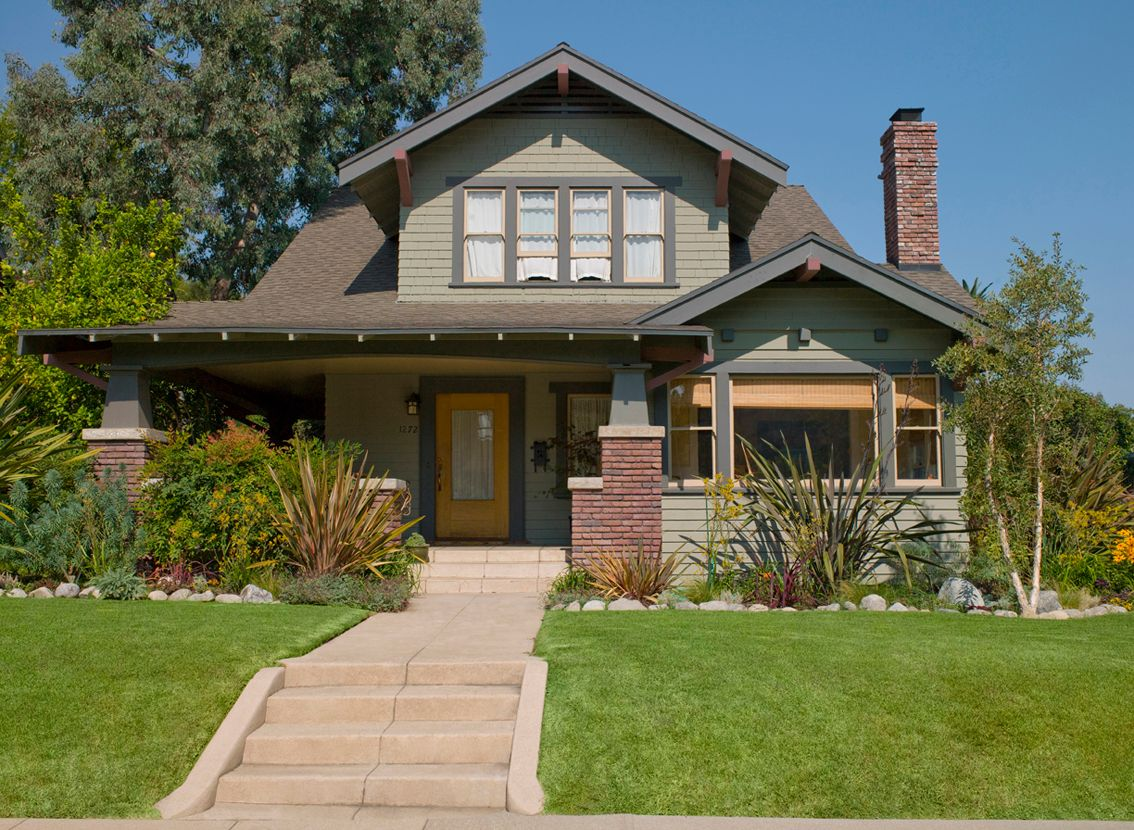
#> input picture Images/153.jpg, 1134 x 830 px
$ python -i program.py   (imports and definitions only)
#> lines starting #> are read from the running program, lines starting #| are printed output that depends on the picture
from PIL import Image, ImageDraw
import numpy as np
import cv2

# [54 lines left out: functions I_Method, GreyWorld, grayworld, not called in this run]

def HistSplit(pictureName):
    "QRGB - Эквализация гистограммы (для каждого цветового слоя независимо)"
#> called with pictureName = 'Images/153.jpg'
    img = cv2.imread(pictureName)
#> img is the input picture: shape (830, 1134, 3); mean B, G, R 83.9, 111, 105.4
    g = img[:, :, 0]
    b = img[:, :, 1]
    r = img[:, :, 2]
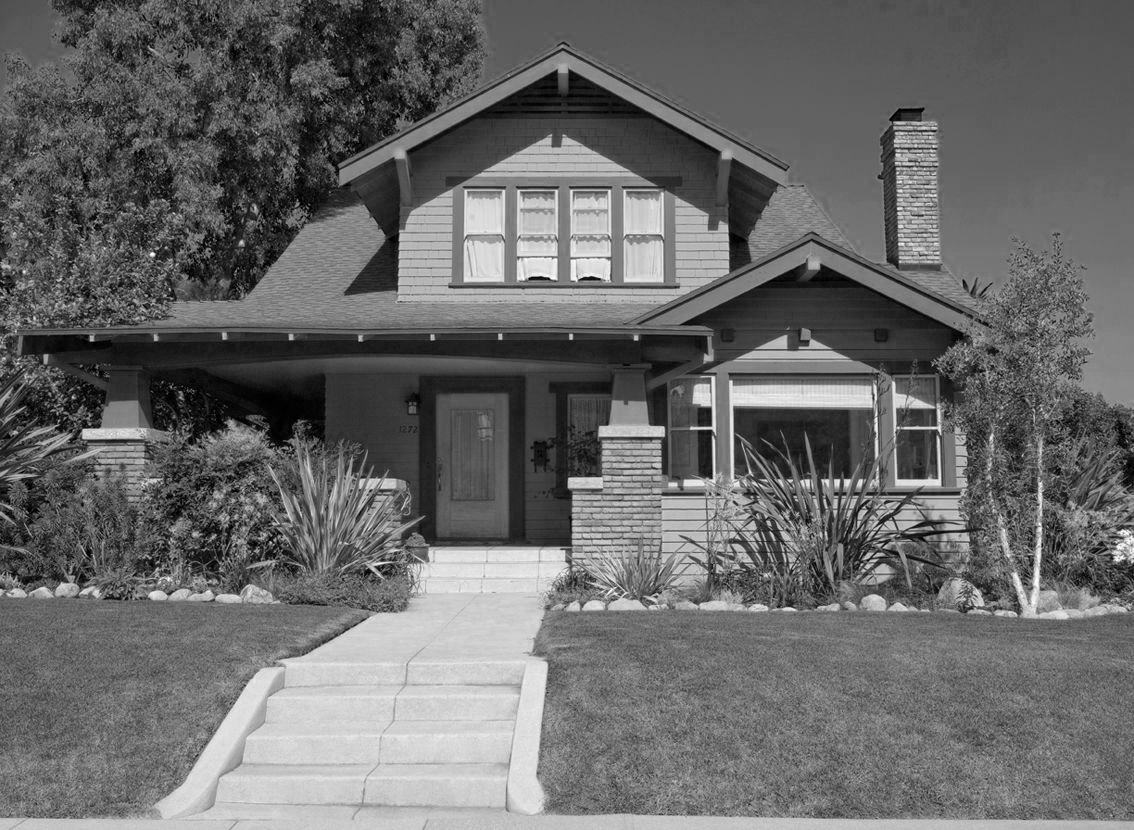
#> r: shape (830, 1134); min 0, max 255, mean 105.4
    hist_r, bins_r = np.histogram(r, 256)
#> hist_r = 256 values, max 12620 at index 98, min 5 at index 253, mean 3676.6; bins_r = 257 values from 0 to 255
    hist_g, bins_g = np.histogram(g, 256)
#> hist_g = 256 values, max 34845 at index 0, min 1 at index 248, mean 3676.6; bins_g = 257 values from 0 to 255
    hist_b, bins_b = np.histogram(b, 256)
#> hist_b = 256 values, max 13041 at index 141, min 0 at index 127, mean 3676.6; bins_b = 257 values from 0 to 254
    cdf_r = hist_r.cumsum()
#> cdf_r = 256 values from 819 to 941220
    cdf_g = hist_g.cumsum()
#> cdf_g = 256 values from 34845 to 941220
    cdf_b = hist_b.cumsum()
#> cdf_b = 256 values from 1214 to 941220
    cdf_r = (cdf_r - cdf_r[0]) * 255 / (cdf_r[-1] - 1)
#> cdf_r = 256 values from 0 to 254.8
    cdf_r = cdf_r.astype(np.uint8)
#> cdf_r = 256 values from 0 to 254
    cdf_g = (cdf_g - cdf_g[0]) * 255 / (cdf_g[-1] - 1)
#> cdf_g = 256 values from 0 to 245.6
    cdf_g = cdf_g.astype(np.uint8)
#> cdf_g = 256 values from 0 to 245
    cdf_b = (cdf_b - cdf_b[0]) * 255 / (cdf_b[-1] - 1)
#> cdf_b = 256 values from 0 to 254.7
    cdf_b = cdf_b.astype(np.uint8)
#> cdf_b = 256 values from 0 to 254
    r2 = cdf_r[r]
    g2 = cdf_g[g]
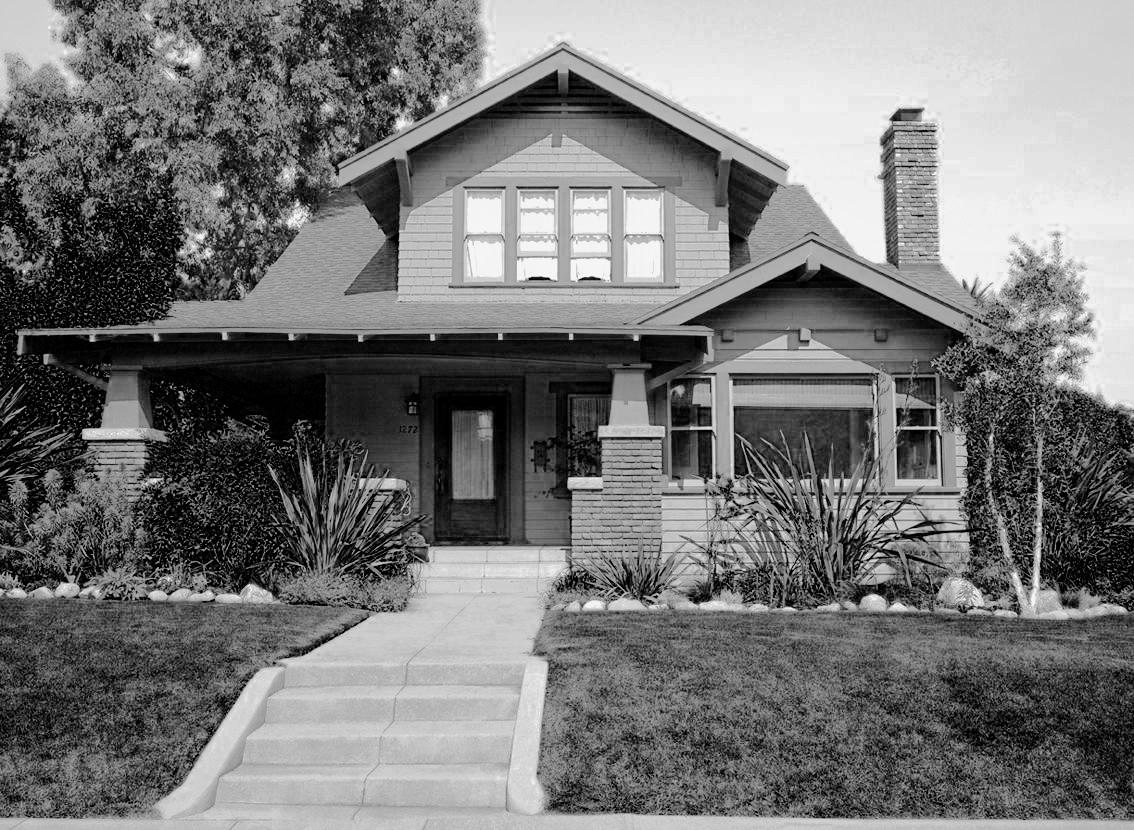
#> g2: shape (830, 1134); min 0, max 245, mean 118.5
    b2 = cdf_b[b]
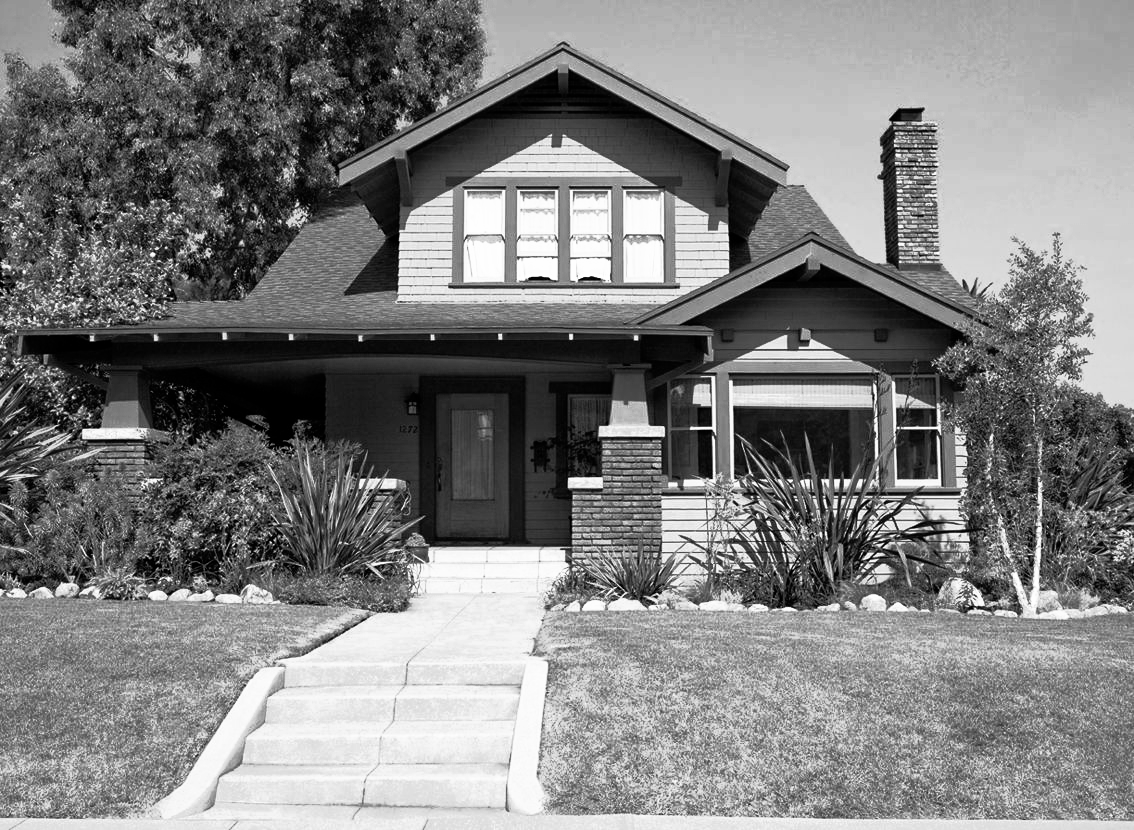
#> b2: shape (830, 1134); min 0, max 254, mean 126.6
    img2 = img.copy()
    img2[:, :, 0] = g2
    img2[:, :, 1] = b2
    img2[:, :, 2] = r2
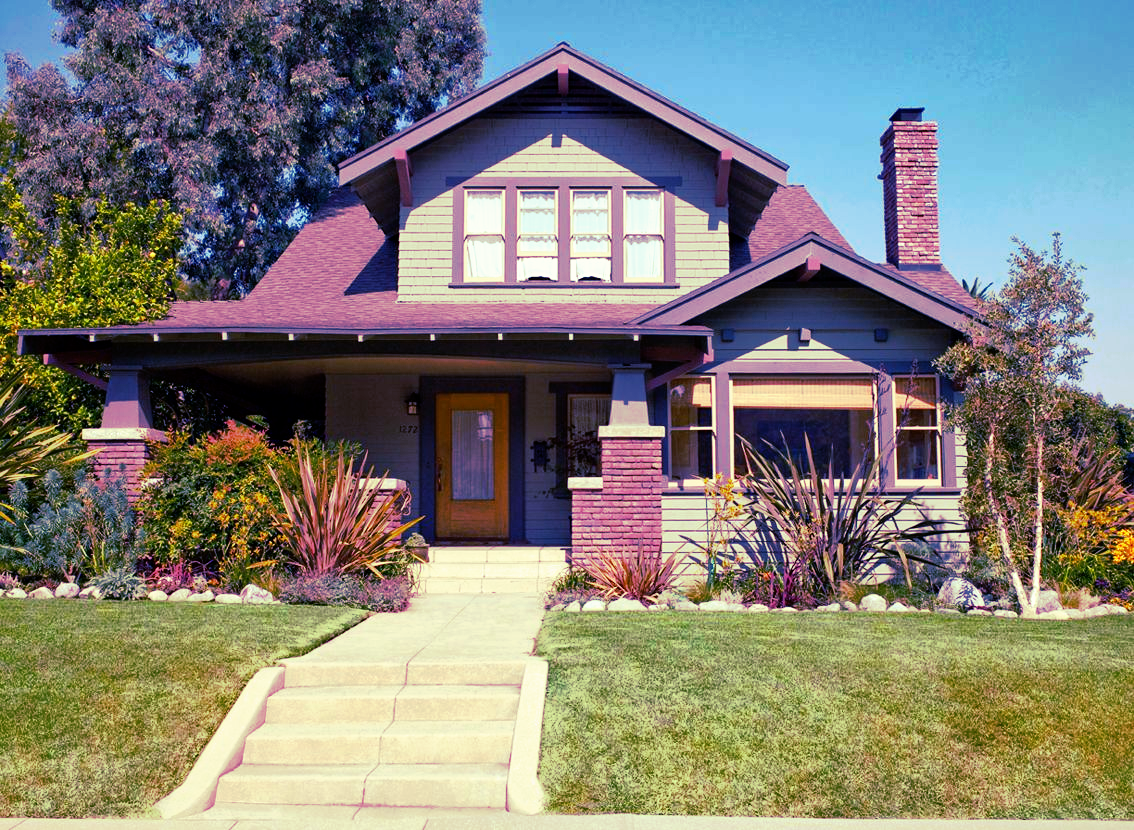
#> img2: shape (830, 1134, 3); mean B, G, R 118.5, 126.6, 127.6
    return img2

>>> result = HistSplit('Images/153.jpg')

$ run again, on Images/88094232.jpg
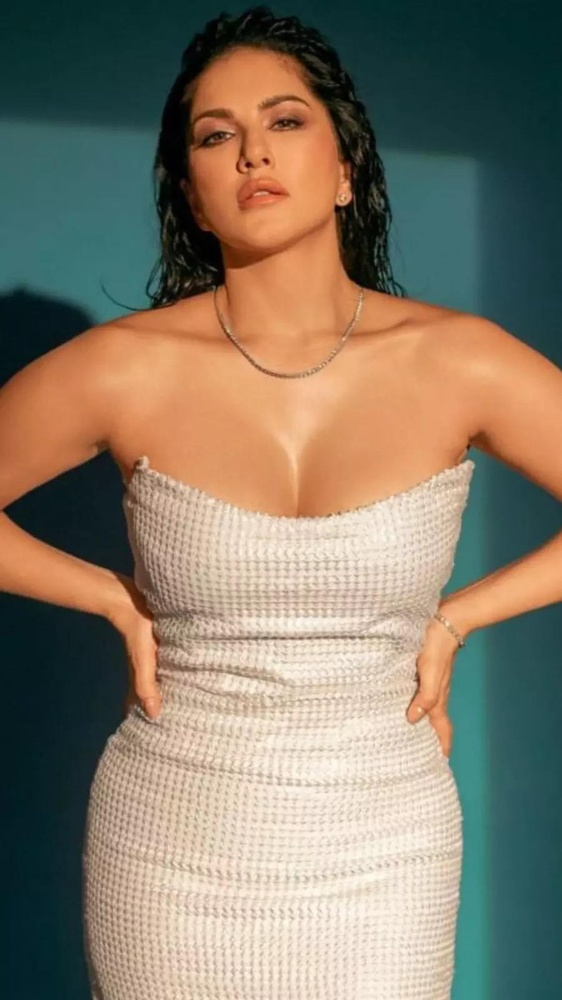
#> input picture Images/88094232.jpg, 562 x 1000 px, shrunk from 900 x 1600 before the run
#> in HistSplit, img is the input picture: shape (1000, 562, 3); mean B, G, R 105.5, 122.9, 133.7
#> in HistSplit, `r = img[:, :, 2]`:
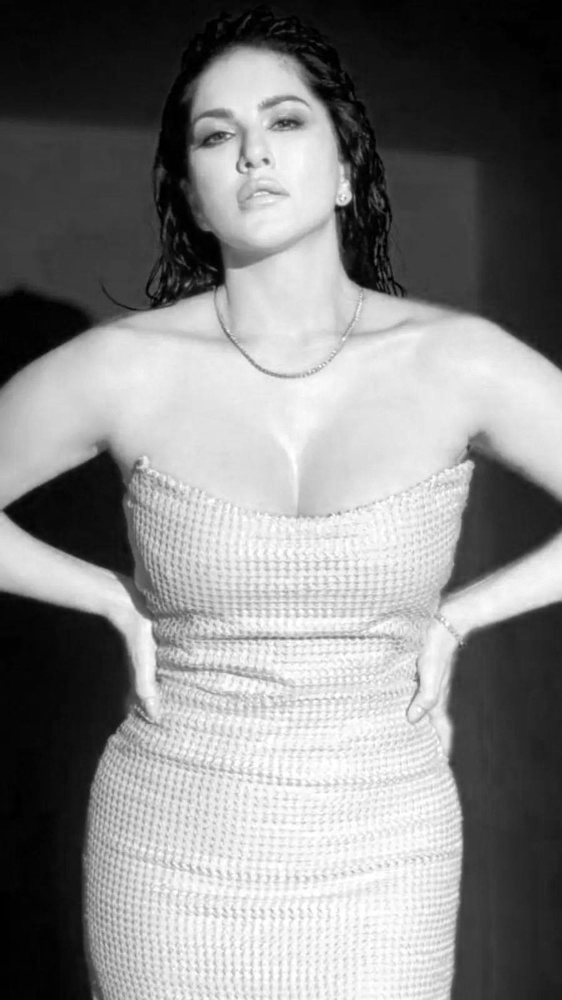
#> r: shape (1000, 562); min 0, max 255, mean 133.7
#> hist_r = 256 values, max 9458 at index 5, min 209 at index 81, mean 2195.3; bins_r = 257 values from 0 to 255
#> hist_g = 256 values, max 10452 at index 122, min 0 at index 15, mean 2195.3; bins_g = 257 values from 0 to 240
#> hist_b = 256 values, max 7015 at index 112, min 0 at index 63, mean 2195.3; bins_b = 257 values from 0 to 252
#> in HistSplit, `cdf_r = hist_r.cumsum()`: cdf_r = 256 values from 1301 to 562000
#> in HistSplit, `cdf_g = hist_g.cumsum()`: cdf_g = 256 values from 2145 to 562000
#> in HistSplit, `cdf_b = hist_b.cumsum()`: cdf_b = 256 values from 330 to 562000
#> in HistSplit, `cdf_r = (cdf_r - cdf_r[0]) * 255 / (cdf_r[-1] - 1)`: cdf_r = 256 values from 0 to 254.4
#> in HistSplit, `cdf_r = cdf_r.astype(np.uint8)`: cdf_r = 256 values from 0 to 254
#> in HistSplit, `cdf_b = (cdf_b - cdf_b[0]) * 255 / (cdf_b[-1] - 1)`: cdf_b = 256 values from 0 to 254.9
#> in HistSplit, `cdf_b = cdf_b.astype(np.uint8)`: cdf_b = 256 values from 0 to 254
#> in HistSplit, `img2[:, :, 2] = r2`:
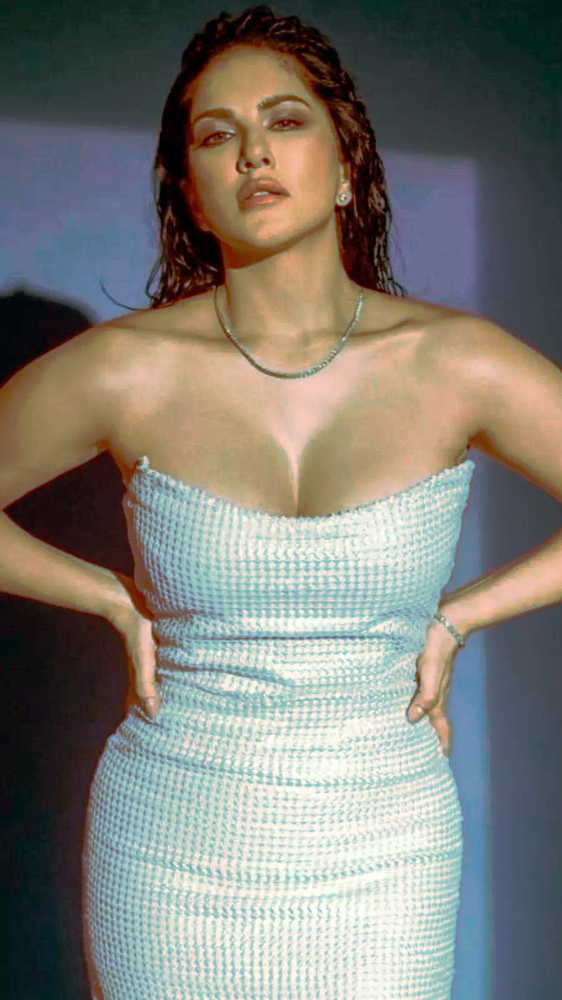
#> img2: shape (1000, 562, 3); mean B, G, R 118.6, 125.9, 127.4

$ run again, on Images/children.jpg
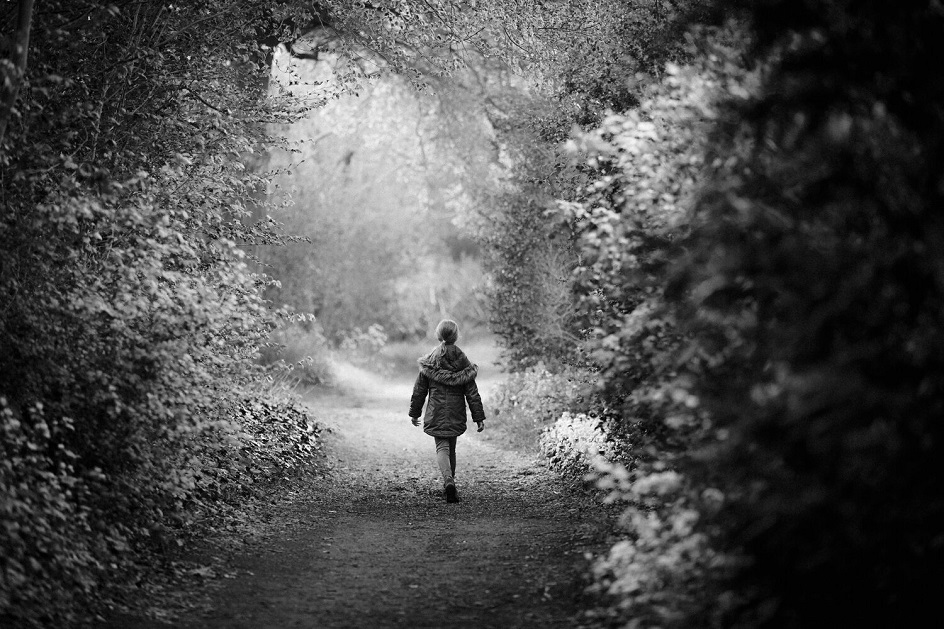
#> input picture Images/children.jpg, 944 x 629 px
#> in HistSplit, img is the input picture: shape (629, 944, 3); min 0, max 255, mean 78.1
#> hist_r = 256 values, max 20052 at index 2, min 9 at index 253, mean 2319.4; bins_r = 257 values from 0 to 255
#> hist_g has the same summary as hist_r
#> hist_b has the same summary as hist_r
#> in HistSplit, `cdf_r = hist_r.cumsum()`: cdf_r = 256 values from 1056 to 593776
#> in HistSplit, `cdf_r = (cdf_r - cdf_r[0]) * 255 / (cdf_r[-1] - 1)`: cdf_r = 256 values from 0 to 254.5
#> in HistSplit, `cdf_r = cdf_r.astype(np.uint8)`: cdf_r = 256 values from 0 to 254
#> in HistSplit, `cdf_g = (cdf_g - cdf_g[0]) * 255 / (cdf_g[-1] - 1)`: cdf_g = 256 values from 0 to 254.5
#> in HistSplit, `cdf_g = cdf_g.astype(np.uint8)`: cdf_g = 256 values from 0 to 254
#> in HistSplit, `cdf_b = (cdf_b - cdf_b[0]) * 255 / (cdf_b[-1] - 1)`: cdf_b = 256 values from 0 to 254.5
#> in HistSplit, `cdf_b = cdf_b.astype(np.uint8)`: cdf_b = 256 values from 0 to 254
#> in HistSplit, `r2 = cdf_r[r]`:
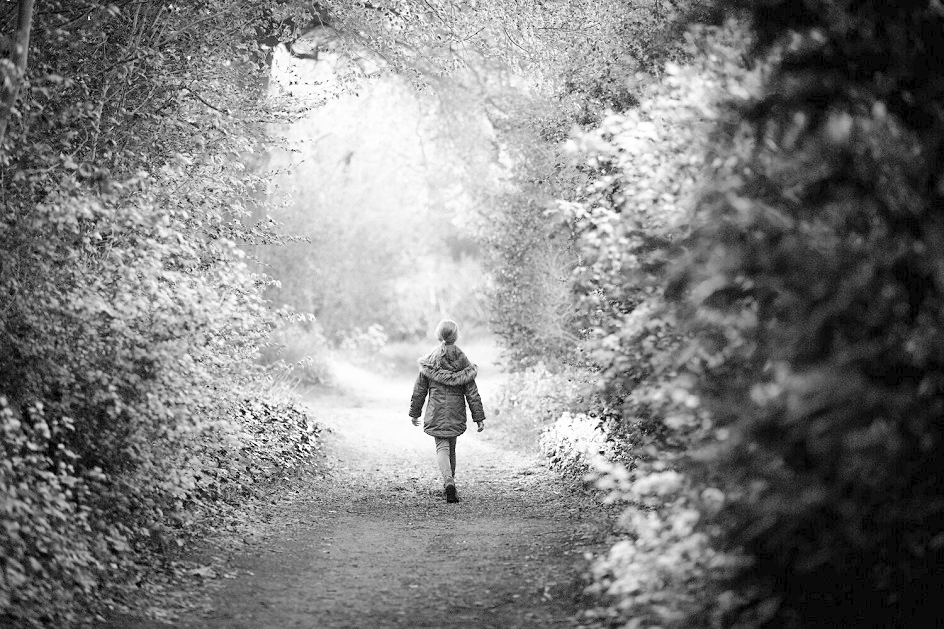
#> r2: shape (629, 944); min 0, max 254, mean 127.4
#> in HistSplit, `img2[:, :, 1] = b2`:
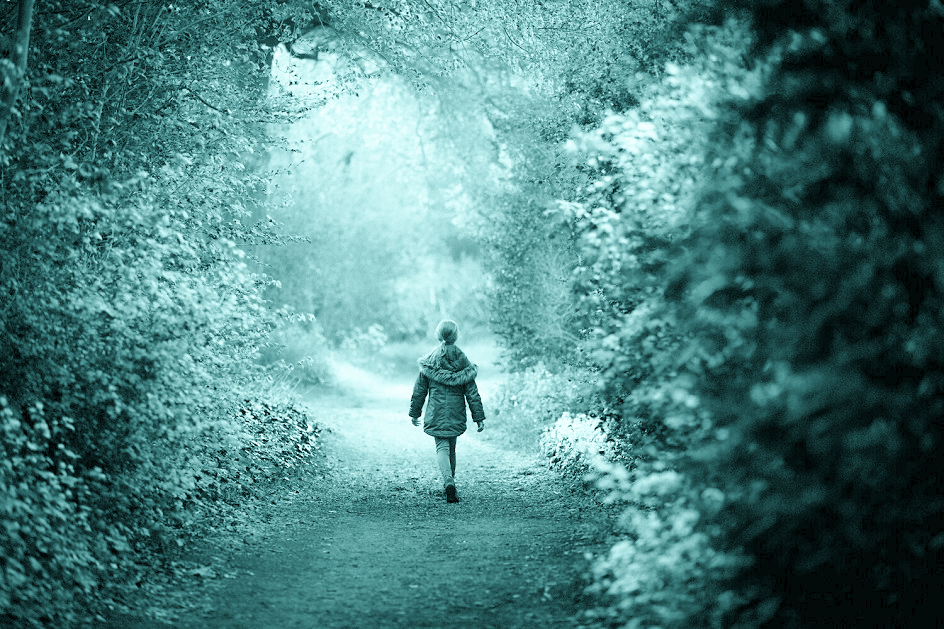
#> img2: shape (629, 944, 3); mean B, G, R 127.4, 127.4, 78.1
